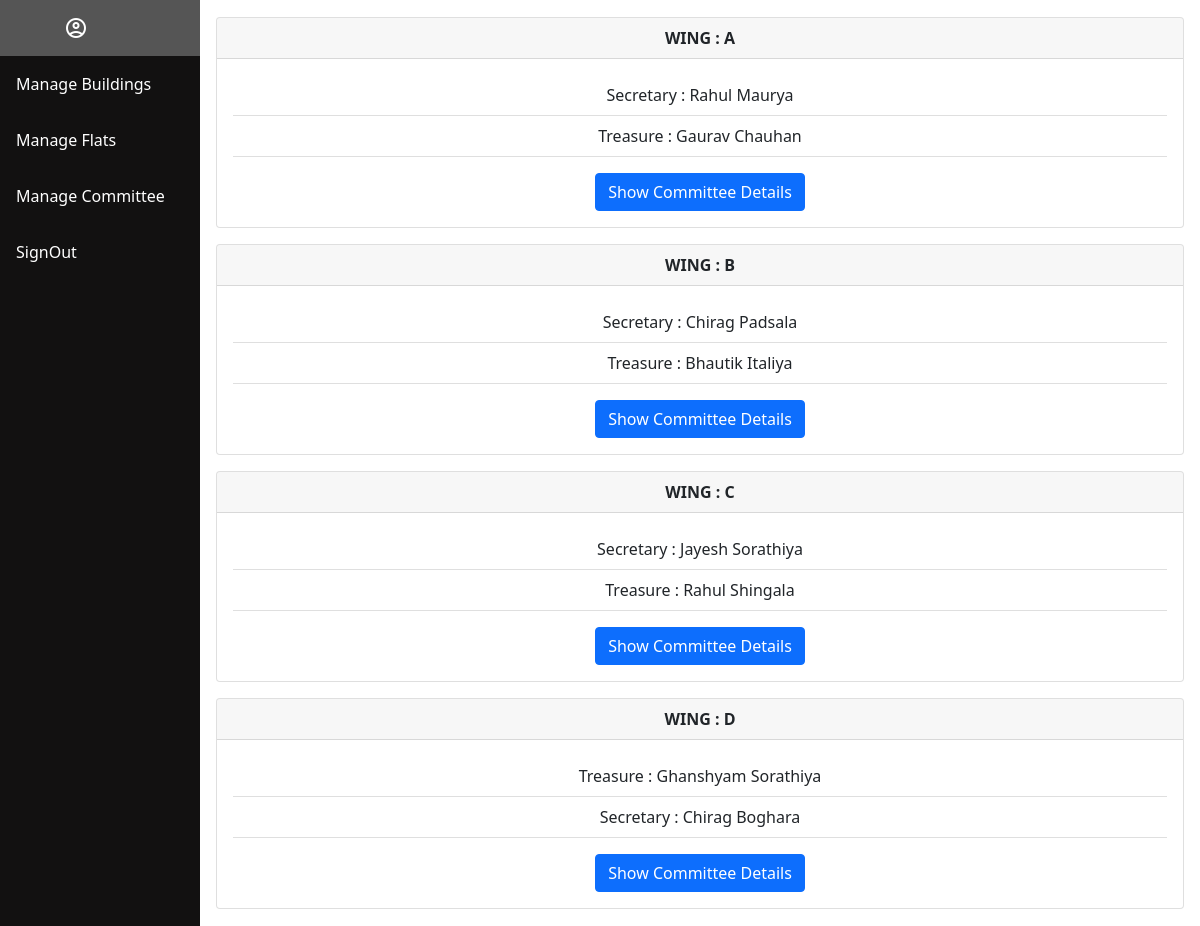
Screenshot of /admin/managecommittee.php with the database file from the repository.
### tables this page shows
CREATE TABLE `buildingtb` (
  `b_id` varchar(255) NOT NULL,
  `no_of_floors` int(11) NOT NULL,
  `flats_per_floor` int(11) NOT NULL,
  `total_flats` int(11) NOT NULL,
  `maintainance` int(11) NOT NULL
);

CREATE TABLE `commiteetb` (
  `m_id` int(11) NOT NULL,
  `m_name` varchar(255) NOT NULL,
  `role_id` int(11) NOT NULL,
  `b_id` varchar(255) NOT NULL,
  `m_mobile` varchar(50) NOT NULL,
  `m_email` varchar(255) NOT NULL
);

### admin/managecommittee.php (the view, shortened to what this page needs)
<?php
include "sidebar.php";
?>
<?php
$sqlbuild = "select b_id from buildingTB";
include "./connection.php";
$responsebuild = mysqli_query($con, $sqlbuild);
if (mysqli_num_rows($responsebuild) > 0) {
?>
    <div class="content">
        <?php
        while ($databuild = mysqli_fetch_assoc($responsebuild)) {
            $bid = $databuild["b_id"];
            $sqlcom = "select m_name,role_name from commiteeTB c,roleTB r where b_id='$bid' and c.role_id=r.role_id";
            $responsecom = mysqli_query($con, $sqlcom);
            if (mysqli_num_rows($responsecom) > 0) {
        ?>
                <div class="card text-center my-3" >
                    <div class="card-header">
                        <b> WING : <?php echo $bid ?></b>
                    </div>
                    <div class="card-body">
                    <ul class="list-group list-group-flush">
                        <?php
                        while ($datacom = mysqli_fetch_assoc($responsecom)) {
                        ?>
                            <li class="list-group-item ">
                                <?php
                                if ($datacom['role_name'] == "Secretary") {
                                    echo "Secretary : " . $datacom['m_name'];
                                } elseif($datacom['role_name'] == "Treasure") {
                                    echo "Treasure : " . $datacom['m_name'];
                                }else{
                                    echo "Committee Member : ".$datacom['m_name'];
                                }
                                ?>
                            </li>
                        <?php
                        }
                        ?>
                        <div class="container mt-3">
                        <a href="./showcommittee.php?BID=<?php echo $bid?>" class="btn btn-primary">Show Committee Details</a>
                        </div>
                    </ul>
                    </div>
                </div>
    <?php
            }
        }
    }
    ?>
    </div>

### admin/sidebar.php (shortened to what this page needs)
<head>
    <link rel="stylesheet" href="../css/sidebar.css">
    <link href="https://cdn.jsdelivr.net/npm/bootstrap@5.1.3/dist/css/bootstrap.min.css" rel="stylesheet">
</head>
<div class="sidebar">
<a href="./profile.php"><span class="material-symbols-rounded mx-5">
    </span></a>
  <a href="managebuilding.php">Manage Buildings</a>
  <a href="flats.php">Manage Flats</a>
  <a href="managecommittee.php">Manage Committee</a>
  <a href="adminlogout.php" onclick="return confirm('Are you Sure You want to Sign Out ?')">SignOut</a>
</div>

### css/sidebar.css (style rules this page uses)
.sidebar { margin: 0; padding: 0; width: 200px; background-color: rgb(18, 17, 17); position: fixed; height: 100%; overflow: auto; }
.sidebar a { display: block; color: white; padding: 16px; text-decoration: none; }
div.content { background-color: white; margin-left: 200px; padding: 1px 16px; height: auto; }

### rows the page displays
buildingtb: b_id "A"
commiteetb: m_name "Rahul Maurya"
commiteetb: m_name "Gaurav Chauhan"
buildingtb: b_id "B"
commiteetb: m_name "Chirag Padsala"
commiteetb: m_name "Bhautik Italiya"
buildingtb: b_id "C"
commiteetb: m_name "Jayesh Sorathiya"
commiteetb: m_name "Rahul Shingala"
buildingtb: b_id "D"
commiteetb: m_name "Ghanshyam Sorathiya"
commiteetb: m_name "Chirag Boghara"
